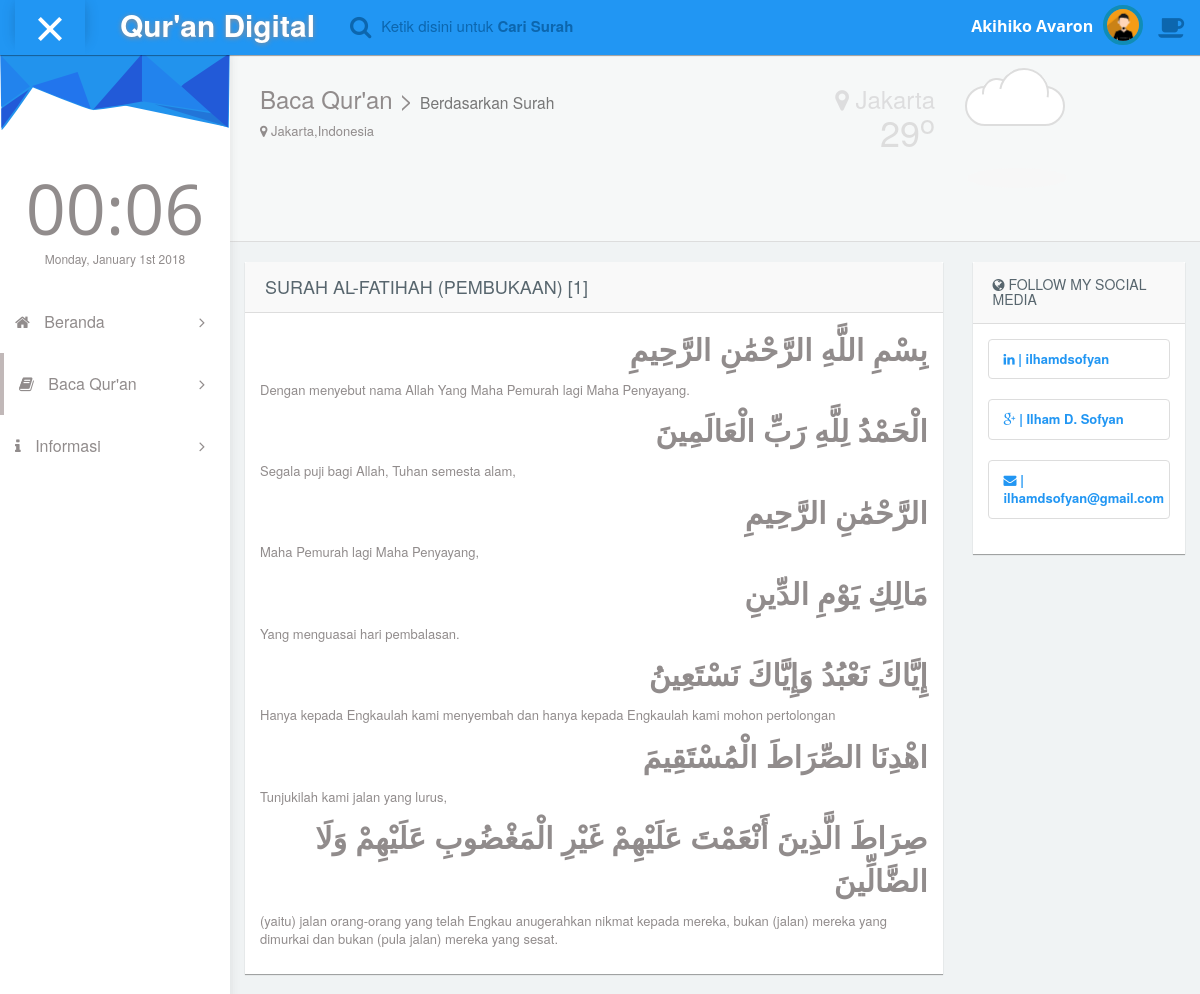
Screenshot of /baca/dari-surah/1 with the database file from the repository.
### tables this page shows
CREATE TABLE `daftarsurat` (
  `index` int(11) NOT NULL AUTO_INCREMENT,
  `surat_indonesia` varchar(50) NOT NULL,
  `surat_arab` varchar(50) NOT NULL,
  `arti` varchar(100) NOT NULL,
  `jumlah_ayat` int(11) NOT NULL,
  `tempat_turun` varchar(50) NOT NULL,
  `urutan_pewahyuan` int(11) NOT NULL,
  PRIMARY KEY (`index`)
);

CREATE TABLE `quran_ar` (
  `QuranID` int(11) NOT NULL,
  `ChapterID` int(11) DEFAULT NULL,
  `VerseIdBegin` int(11) DEFAULT NULL,
  `VerseIdEnd` int(11) DEFAULT NULL,
  `AyahText` text
);

CREATE TABLE `quran_id` (
  `QuranID` int(11) NOT NULL,
  `ChapterID` int(11) DEFAULT NULL,
  `VerseIdBegin` int(11) DEFAULT NULL,
  `VerseIdEnd` int(11) DEFAULT NULL,
  `AyahText` text
);

### application/controllers/Surah.php (called while the page is built, shortened)
<?php
class Surah extends CI_Controller {
	public function readSurah($index)
	{
		$data['surah'] = $this->mainmodel->getSurah(array('index' => $index), null, false);
		$data['ayah_id'] = $this->mainmodel->getAyah('id', array('ChapterID' => $index));
		$data['ayah_ar'] = $this->mainmodel->getAyah('ar', array('ChapterID' => $index));
		$data['content_title'] = 'Baca Qur\'an';
		$data['content_subtitle'] = 'Berdasarkan Surah';
		$data['content_file'] = 'content/baca_surah';
		$data['content_css'] = 'content/css/baca_surah';
		$data['content_js'] = 'content/js/baca_surah';
		$this->load->view('template/index', $data);
	}
}

### index.php (called while the page is built, shortened)
<?php
require_once BASEPATH.'core/CodeIgniter.php';

### application/views/template/head.php (called while the page is built, shortened)
<?php $this->load->view('template/css_mandatory'); ?>

### application/views/template/menus.php (called while the page is built)
<?php
	$menus = array(
			'dashboard' => array(
						'title' => 'Beranda',
						'link' => site_url('/'),
						'class' => '',
						'icon' => 'fa-home fa',
						'subs' => array()
						),
			'read' => array(
						'title' => 'Baca Qur\'an',
						'link' => 'javascript:;',
						'class' => 'tree-toggle nav-header',
						'icon' => 'fa-book fa',
						'subs' => array(
								'sub1' => array(
										'title' => 'Berdasarkan Surah',
										'link' => site_url('baca/dari-surah'),
										'sub' => array()
										),
								'sub2' => array(
										'title' => 'Berdasarkan Juz',
										'link' => site_url('baca/dari-juz'),
										'sub' => array()
										),
								'sub3' => array(
										'title' => 'Berdasarkan Diturunkan',
										'link' => site_url('baca/dari-nuzul'),
										'sub' => array()
										),
								)
						),
			'information' => array(
						'title' => 'Informasi',
						'link' => 'javascript:;',
						'class' => 'tree-toggle nav-header',
						'icon' => 'fa-info fa',
						'subs' => array(
								'sub1' => array(
										'title' => 'Tentang Pengembang',
										'link' => site_url('tentang'),
										'sub' => array()
										),
								'sub2' => array(
										'title' => 'Credits',
										'link' => site_url('credits'),
										'sub' => array()
										),
								)
						),
			);

### application/models/Mainmodel.php (called while the page is built, shortened)
<?php
class Mainmodel extends CI_Model {
	public function getSurah($params=array(), $columns='', $all=true, $groupBy='', $orderBy=array())
	{
		if (!empty($params)) {
			$this->db->where($params);
		}
		$data = $this->db->get('daftarsurat');
		if ($all) {
			$ret = $data->result_array();
		}
		else {
			$ret = $data->row_array();
		}
		return $ret;
	}
	public function getAyah($lang='ina', $params=array(), $columns='', $all=true, $groupBy='', $orderBy=array())
	{
		$table = ($lang == 'id') ? 'quran_id' : 'quran_ar';
		if (!empty($params)) {
			$this->db->where($params);
		}
		$data = $this->db->get($table);
		if ($all) {
			$ret = $data->result_array();
		}
		else {
			$ret = $data->row_array();
		}
		return $ret;
	}
}

### application/views/content/baca_surah.php (the view)
<div class="panel">
	<div class="panel-heading">
		<h4 class="text-uppercase"><?php echo $surah['surat_indonesia'] . ' ('. $surah['arti'] .')' . ' ['. $surah['index'] .']' ?></h4>
	</div>
	<div class="panel-body">
		<?php foreach ($ayah_ar as $key => $value): ?>
			<p lang="ar" dir="rtl" style="font-weight: bold; font-size: 30px"> <?php echo $value['AyahText'] ?> </p>
			<p><?php echo $ayah_id[$key]['AyahText'] ?></p>
		<?php endforeach ?>
	</div>
</div>

### application/views/template/index.php (shortened to what this page needs)
<!DOCTYPE html>
<html lang="en">
	<head>
		<?php $this->load->view('template/head'); ?>
	</head>
	<body id="mimin" class="dashboard">
		<?php $this->load->view('template/body'); ?>
	</body>
</html>

### application/views/template/css_mandatory.php (shortened to what this page needs)
<link rel="stylesheet" type="text/css" href="<?php echo ROOT_URL ?>/assets/css/bootstrap.min.css">
<link rel="stylesheet" type="text/css" href="<?php echo ROOT_URL ?>/assets/css/plugins/font-awesome.min.css"/>
<link rel="stylesheet" type="text/css" href="<?php echo ROOT_URL ?>/assets/css/plugins/simple-line-icons.css"/>
<link rel="stylesheet" type="text/css" href="<?php echo ROOT_URL ?>/assets/css/plugins/animate.min.css"/>
<link rel="stylesheet" type="text/css" href="<?php echo ROOT_URL ?>/assets/css/plugins/fullcalendar.min.css"/>
<link href="<?php echo ROOT_URL ?>/assets/css/style.css" rel="stylesheet">

### application/views/template/header.php (shortened to what this page needs)
<nav class="navbar navbar-default header navbar-fixed-top">
	<div class="col-md-12 nav-wrapper">
		<div class="navbar-header" style="width:100%;">
			<div class="opener-left-menu is-open">
				<span class="bottom"></span>
			</div>
			<a href="<?php echo ROOT_URL ?>" class="navbar-brand">
				<b>Qur'an Digital</b>
			</a>
			<ul class="nav navbar-nav search-nav">
				<li>
					<div class="search">
						<span class="fa fa-search icon-search" style="font-size:23px;"></span>
						<div class="form-group form-animate-text">
							<input type="text" class="form-text" required>
							<label class="label-search">Ketik disini untuk <b>Cari Surah</b> </label>
						</div>
					</div>
				</li>
			</ul>
			<ul class="nav navbar-nav navbar-right user-nav">
				<li class="user-name"><span>Akihiko Avaron</span></li>
				<li class="dropdown avatar-dropdown">
					<img src="<?php echo ROOT_URL ?>/assets/img/avatar.jpg" class="img-circle avatar" alt="user name" data-toggle="dropdown" aria-haspopup="true" aria-expanded="true"/>
				</li>
				<li ><a href="#" class="opener-right-menu"><span class="fa fa-coffee"></span></a></li>
			</ul>
		</div>
	</div>
</nav>

### application/views/template/body.php (shortened to what this page needs)
<?php $this->load->view('template/header.php'); ?>
<div class="container-fluid mimin-wrapper">
	<?php $this->load->view('template/sidebar.php'); ?>
	<?php $this->load->view('template/container.php'); ?>

### application/views/template/sidebar.php (shortened to what this page needs)
<?php require 'menus.php'; ?>
<div id="left-menu">
	<div class="sub-left-menu scroll">
		<ul class="nav nav-list">
			<li><div class="left-bg"></div></li>
			<li class="time">
				<h1 class="animated fadeInLeft">21:00</h1>
				<p class="animated fadeInRight">Sat,October 1st 2029</p>
			</li>
			<?php
				foreach ($menus as $keys => $values):
					$active = ($values['title'] == $content_title) ? 'active' : '';
			?>
				<li class="<?php echo $active ?> ripple">
					<a href="<?php echo $values['link'] ?>" class="<?php echo $values['class'] ?>">
						<span class="<?php echo $values['icon'] ?>"></span> <?php echo $values['title'] ?>
						<span class="fa-angle-right fa right-arrow text-right"></span>
					</a>
				</li>
			<?php endforeach ?>
		</ul>
	</div>
</div>

### application/views/template/container.php (shortened to what this page needs)
<div id="content" class="article-v1">
	<div class="panel box-shadow-none content-header">
		<div class="panel-body">
			<div class="col-md-6 col-sm-12">
				<h3 class="animated fadeInLeft">
					<?php echo $content_title ?> <?php echo isset($content_subtitle) ? '> <small>'. $content_subtitle .'</small>' : '' ?>
				</h3>
				<p class="animated fadeInDown"><span class="fa  fa-map-marker"></span> Jakarta,Indonesia</p>
			</div>
			<div class="col-md-6 col-sm-12">
				<div class="col-md-6 col-sm-6 text-right" style="padding-left:10px;">
					<h3 style="color:#DDDDDE;"><span class="fa  fa-map-marker"></span> Jakarta</h3>
					<h1 style="margin-top: -10px;color: #ddd;">29<sup>o</sup></h1>
				</div>
				<div class="col-md-6 col-sm-6">
					<div class="wheather">
						<div class="cloudy animated pulse infinite">
							<div class="shadow">
							</div>
						</div>
						<div class="sub-wheather">
						</div>
					</div>
				</div>
			</div>
		</div>
	</div>
	<div class="col-md-9 col-xs-12">
		<?php isset($content_file) ? $this->load->view($content_file) : ''; ?>
	</div>
	<div class="col-md-3 col-xs-12">
		<div class="panel">
			<div class="panel-heading">
				<div class="panel-title text-uppercase"><h5><i class="fa-globe fa"></i>&nbsp;Follow my social media</h5></div>
			</div>
			<div class="panel-body">
				<ul class="list-group">
					<a href="https://linkedin.com/in/ilhamdsofyan" target="_blank">
						<li class="list-group-item"><i class="fa-linkedin fa"></i> | ilhamdsofyan</li>
					</a>
				</ul>
				<ul class="list-group">
					<a href="https://plus.google.com/u/0/107305742083560716700" target="_blank">
						<li class="list-group-item"><i class="fa-google-plus fa"></i> | Ilham D. Sofyan</li>
					</a>
				</ul>
				<ul class="list-group">
					<a href="mailto:ilhamdsofyan@gmail.com" target="_blank">
						<li class="list-group-item"><i class="fa-envelope fa"></i> | ilhamdsofyan@gmail.com</li>
					</a>
				</ul>
			</div>
		</div>
	</div>
</div>

### rows the page displays
daftarsurat: surat_indonesia "SURAH AL-FATIHAH", arti "PEMBUKAAN", index "1"
quran_ar: AyahText "بِسْمِ اللَّهِ الرَّحْمَٰنِ الرَّحِيمِ"
quran_id: AyahText "Dengan menyebut nama Allah Yang Maha Pemurah lagi Maha Penyayang."
quran_ar: AyahText "الْحَمْدُ لِلَّهِ رَبِّ الْعَالَمِينَ"
quran_id: AyahText "Segala puji bagi Allah, Tuhan semesta alam,"
quran_ar: AyahText "الرَّحْمَٰنِ الرَّحِيمِ"
quran_id: AyahText "Maha Pemurah lagi Maha Penyayang,"
quran_ar: AyahText "مَالِكِ يَوْمِ الدِّينِ"
quran_id: AyahText "Yang menguasai hari pembalasan."
quran_ar: AyahText "إِيَّاكَ نَعْبُدُ وَإِيَّاكَ نَسْتَعِينُ"
quran_id: AyahText "Hanya kepada Engkaulah kami menyembah dan hanya kepada Engkaulah kami mohon pertolongan"
quran_ar: AyahText "اهْدِنَا الصِّرَاطَ الْمُسْتَقِيمَ"
quran_id: AyahText "Tunjukilah kami jalan yang lurus,"
quran_ar: AyahText "صِرَاطَ الَّذِينَ أَنْعَمْتَ عَلَيْهِمْ غَيْرِ الْمَغْضُوبِ عَلَيْهِمْ وَلَا الضَّالِّينَ"
quran_id: AyahText "(yaitu) jalan orang-orang yang telah Engkau anugerahkan nikmat kepada mereka, bukan (jalan) mereka yang dimurkai dan bukan (pula jalan) mereka yang sesat."

### other values shown
$values['title'] "Beranda"
$values['title'] "Baca Qur'an"
$values['title'] "Informasi"
$content_title "Baca Qur'an"
$content_subtitle "Berdasarkan Surah"
